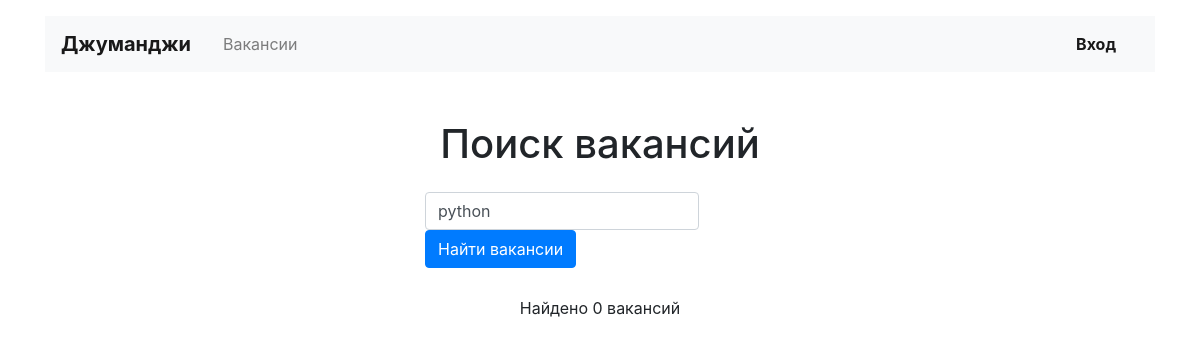
The page /search?s=python on the database as committed earlier.
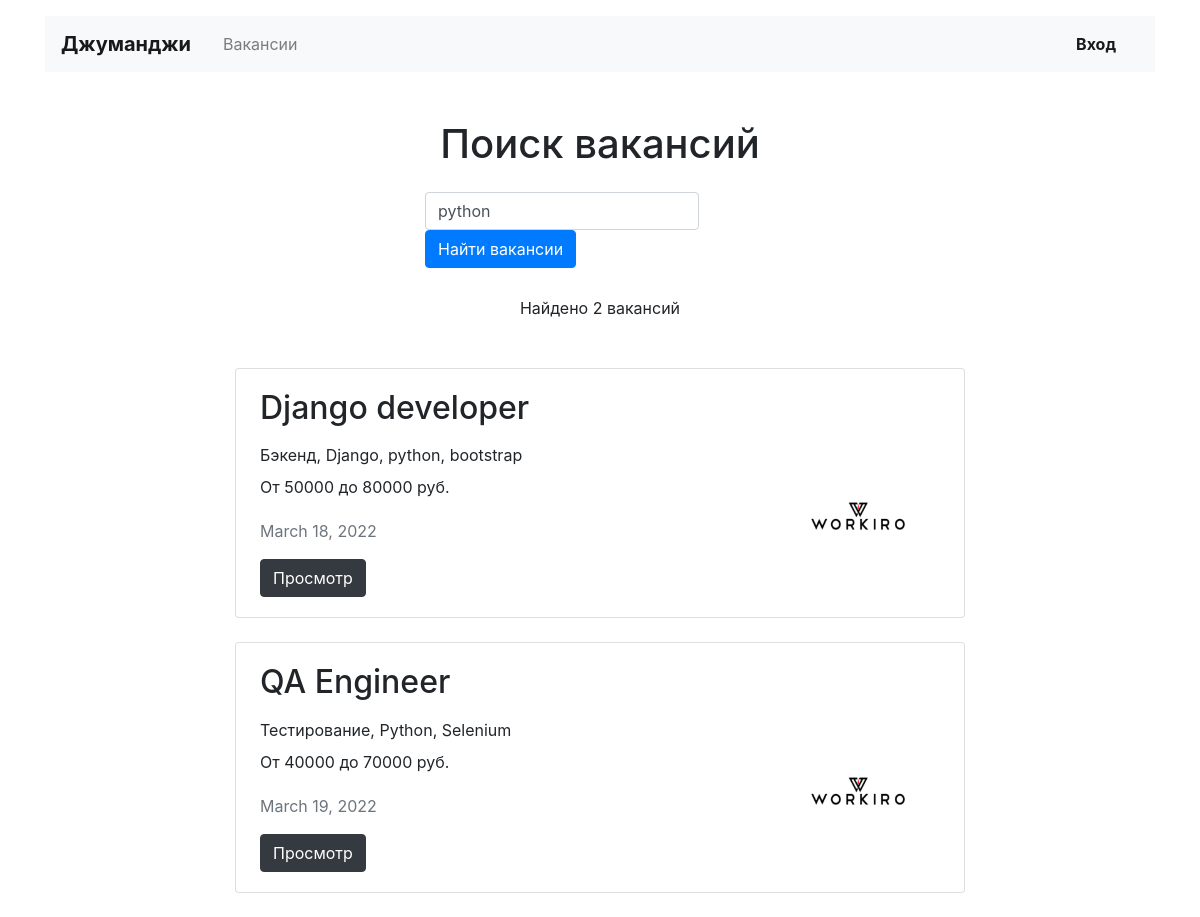
The same page on the database as committed later.
### work/models.py (models this page shows, shortened)
class Vacancy(models.Model):
    title = models.CharField(max_length=50)
    speciality = models.ForeignKey(Specialty, on_delete=models.CASCADE, related_name='vacancies')
    company = models.ForeignKey(Company, on_delete=models.CASCADE, related_name='vacancies')
    skills = models.CharField(max_length=255)
    description = models.TextField()
    salary_min = models.IntegerField()
    salary_max = models.IntegerField()
    posted = models.DateField()

class Specialty(models.Model):
    code = models.CharField(max_length=50)
    title = models.CharField(max_length=50)
    picture = models.ImageField(default='https://place-hold.it/100x60', upload_to=MEDIA_SPECIALITY_IMAGE_DIR)

class Company(models.Model):
    name = models.CharField(max_length=50)
    location = models.CharField(max_length=50)
    logo = models.ImageField(default='https://place-hold.it/100x60', upload_to=MEDIA_COMPANY_IMAGE_DIR)
    description = models.TextField()
    employee_count = models.IntegerField()
    owner = models.OneToOneField(User, on_delete=models.CASCADE)

### work/views.py (the view)
# urls.py: path('search', view.search_view, name='search'),
def search_view(request):
    res = request.GET.get('s')
    queryset = mdl.Vacancy.objects.filter(
        Q(title__icontains=res) | Q(skills__icontains=res) | Q(description__icontains=res),
    )
    return render(request, "work/search.html", context={
        'vacancies': queryset,
        'count': len(queryset),
        'search': res,
    })

### work/templates/work/search.html (shortened to what this page needs)
{% extends "work/base.html" %}
{% block content %}
  <main class="container mt-3">
    <section>
        <h1 class="h1 text-center mt-5 mb-4">Поиск вакансий</h1>
        <div class="row">
            <div class="col-md-7 col-lg-5 col-xl-4 col-sm-8 mx-auto">
            <form action="{% url 'search' %}" class="form-inline sm-form mr-auto mb-4" enctype="multipart/form-data">
                <input name="s" class="form-control mr-sm-2" type="text" placeholder="Например: ios" value="{{ search }}" aria-label="Search">
                <button class="btn btn-primary  my-0" type="submit">Найти вакансии</button>
            </form>
            </div>
        </div>
      <p class="text-center pt-1">Найдено {{ count }} вакансий</p>
      <div class="row mt-5">
        <div class="col-12 col-lg-8 offset-lg-2 m-auto">
          {% for vac in vacancies %}
          <div class="card mb-4">
            <div class="card-body px-4">
              <div class="row">
                <div class="col-12 col-md-8 col-lg-9">
                  <h2 class="h2 pb-2">{{ vac.title }}</h2>
                  <p class="mb-2">{{ vac.speciality.title }}, {{ vac.skills }}</p>
                  <p>От {{ vac.salary_min }} до {{ vac.salary_max }} руб.</p>
                  <p class="text-muted pt-1">{{ vac.posted }}</p>
                </div>
                <div class="col-12 col-md-4 col-lg-3 d-flex align-items-end">
                  <a href="{% url 'vacancy' vac.id %}"><img src="{{ vac.company.logo.url }}" width="130" height="80" alt=""></a>
                </div>
              </div>
              <a href="{% url 'vacancy' vac.id %}" class="btn btn-dark">Просмотр</a>
              </div>
            </div>
            {% endfor %}
          </div>
        </div>
    </section>
  </main>
{% endblock content %}

Rows that differ between the two databases and show on the page:
now on this page (row edited): Vacancy: title "Django developer", speciality "Бэкенд", skills "Django, python, bootstrap", salary_min "50000", salary_max "80000", posted "March 18, 2022", company.logo (picture)
added Vacancy: title "QA Engineer", speciality "Тестирование", skills "Python, Selenium", salary_min "40000", salary_max "70000", posted "March 19, 2022", company.logo (picture)
Other text that changed with them:
{{ count }}: "0" → "2"
